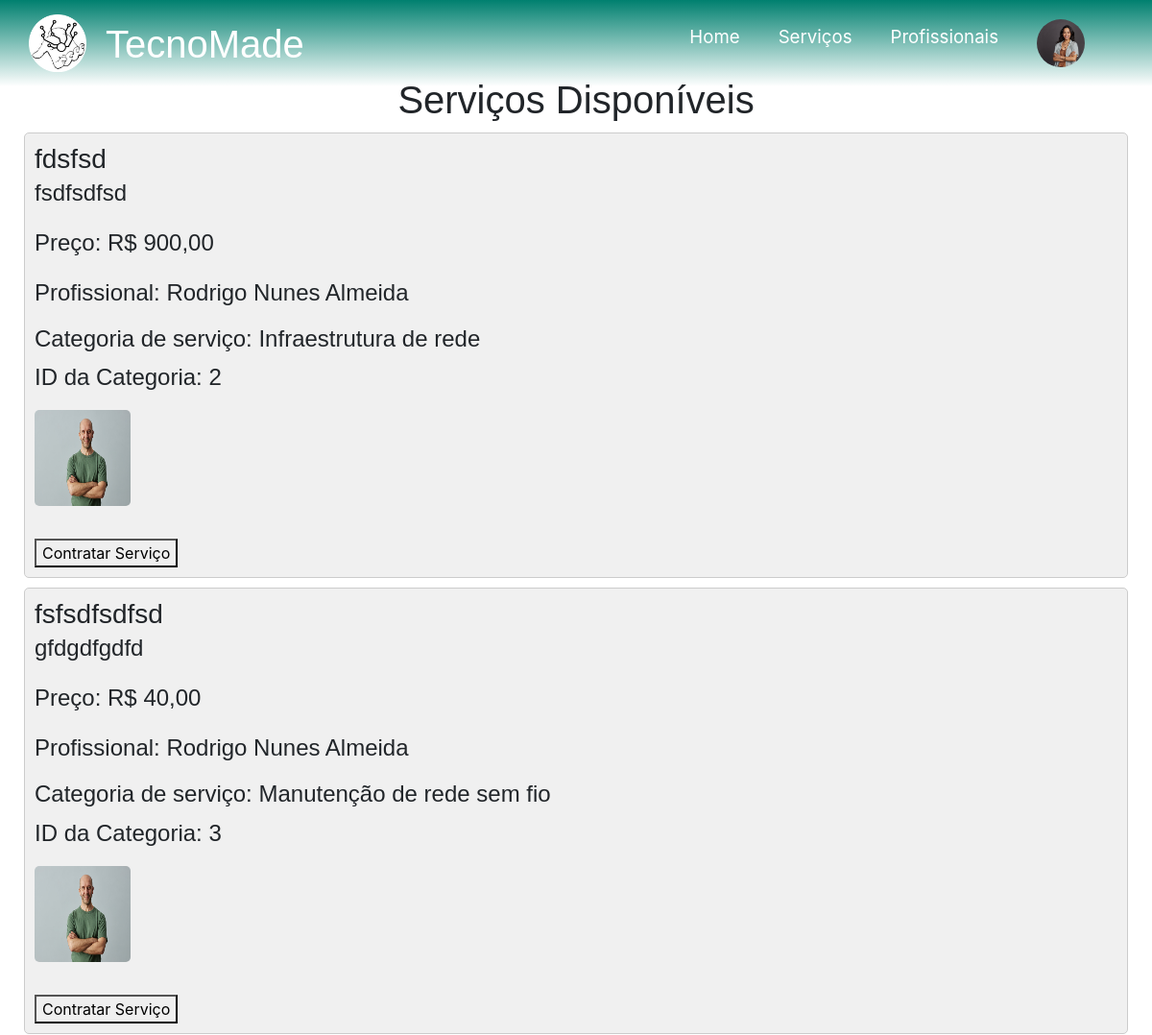
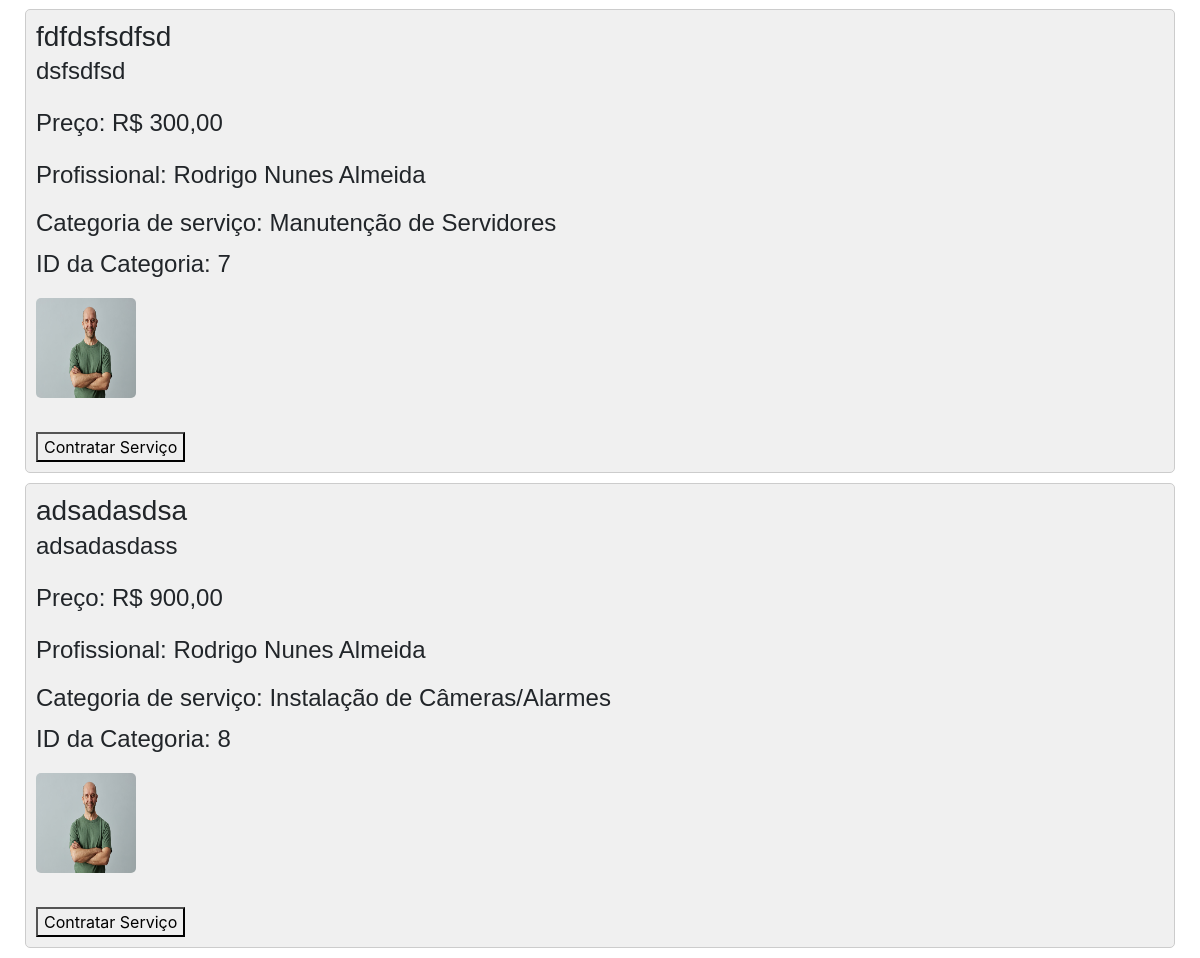
Screenshot of /services.php (signed in) with the database file from the repository (2 pictures, top to bottom).
### tables this page shows
CREATE TABLE `users` (
  `id_Usr` int(11) NOT NULL,
  `usrName` varchar(100) NOT NULL,
  `dtNasUsr` date NOT NULL,
  `email` varchar(100) NOT NULL,
  `gender` char(1) NOT NULL,
  `imgData` longblob NOT NULL,
  `imgName` varchar(255) NOT NULL,
  `celUsr` varchar(20) NOT NULL,
  `hashPass` varchar(255) NOT NULL,
  `cpf` varchar(14) NOT NULL
);

CREATE TABLE `services` (
  `id_Service` int(11) NOT NULL,
  `nomeService` varchar(60) NOT NULL,
  `descService` longtext NOT NULL,
  `vlrService` decimal(10,0) NOT NULL,
  `tempoEstimado` int(11) NOT NULL,
  `id_Pf` int(11) NOT NULL,
  `id_Cat` int(11) NOT NULL
);

CREATE TABLE `prof` (
  `id_Pf` int(11) NOT NULL,
  `pfName` varchar(100) NOT NULL,
  `dtNasPf` date NOT NULL,
  `email` varchar(100) NOT NULL,
  `celPf` varchar(20) NOT NULL,
  `gender` char(1) NOT NULL,
  `hashPass` varchar(255) NOT NULL,
  `cnpj` varchar(20) NOT NULL,
  `imgData` longblob NOT NULL,
  `imgName` varchar(255) NOT NULL,
  `categorias` varchar(20) DEFAULT NULL,
  `descPf` text NOT NULL,
  `avaliacao_media` float DEFAULT NULL
);

CREATE TABLE `categorias` (
  `id_Cat` int(11) NOT NULL,
  `nome` varchar(100) DEFAULT NULL
);

### services.php (the view, shortened to what this page needs)
<!DOCTYPE html>
<html lang="pt-br">
<head>
</head>
<body>
    <div class="services">
        <h1>Serviços Disponíveis</h1>
        <?php
        require_once 'connect.php';
        include_once 'navUsr.php';
        $sql = "SELECT services.*, prof.pfName, prof.imgName, categorias.nome AS catName
    FROM services
    INNER JOIN prof ON services.id_Pf = prof.id_Pf
    INNER JOIN categorias ON services.id_Cat = categorias.id_Cat";
        $result = $conn->query($sql);
        if ($result->num_rows > 0) {
            while ($row = $result->fetch_assoc()) {
                $valor =$row['vlrService'];
                $valor = substr($valor,0,-2);
                $valor = number_format($valor,2,',','.');
                echo "<div class='service'>";
                echo "<h3>{$row['nomeService']}</h3>";
                echo "<p>{$row['descService']}</p>";
                echo "<p>Preço: R$ {$valor}</p>";
                echo "<p>Profissional: {$row['pfName']}</p>";
                echo "<h4>Categoria de serviço: {$row['catName']}</h4>";
                echo "<p>ID da Categoria: {$row['id_Cat']}</p>";
                if($imgData = $row['imgName']){
                    $imgPf = 'upload/' . $row['imgName'];
                }
                echo "<img src='$imgPf' alt='Imagem do Profissional' class='imgPf'><br><br>";
                echo "<form action='contratService.php' method='post'>";
                echo "<button type='submit'>Contratar Serviço</button>";
                echo "</form>";
                echo "</div>";
            }
        } else {
            echo "Nenhum serviço disponível no momento.";
        }
        ?>
    </div>
</body>
</html>

### navUsr.php (shortened to what this page needs)
<?php
include("connect.php");
?>
<head>
  <link rel="stylesheet" href="./css/style_home.css">
  <link rel="stylesheet" href="https://stackpath.bootstrapcdn.com/bootstrap/4.3.1/css/bootstrap.min.css">
</head>
<div class="header cleafix">
  <div class="container_nav">
    <a class="backhome" href="homeUsr.php">
      <img src="./imgs/img_logo_white_and_black.png" class="logo" />
      <h1 class="title_nav">TecnoMade</h1>
    </a>
    <ul class="nav">
      <li><a href="homeUsr.php" class="nav-links">Home</a></li>
      <li><a href="services.php" class="nav-links">Serviços</a></li>
      <li><a href="prof.php" class="nav-links">Profissionais</a></li>
      <li class="nav-item dropdown">
        <a class="nav-link dropdown-toggle" role="button" data-bs-toggle="dropdown" aria-expanded="false">
        <?php
           $sql = "SELECT * FROM users WHERE id_Usr = $_SESSION[id_Usr]";
           $result = $conn->query($sql);
           if ($result->num_rows > 0) {
               $row = $result->fetch_assoc();
               if(!empty($row['imgName'])){
                $imgUsr = 'upload/' . $row['imgName'];
                echo"<img src='$imgUsr' class='imgNav' alt='Imagem do Profissional'>";
               }
           }
          ?>
      </a>
      </li>
    </ul>
  </div>
</div>

### css/style_home.css (style rules this page uses)
p { font-size: 18pt !important; font-family: "League Spartan", sans-serif; }
h1,h2,h3,h4 { font-family: "Josefin Sans", sans-serif; font-size: 36pt; }
img { user-select: auto; -webkit-user-select:none; -moz-user-select:none; -ms-user-select:none; }
body { background-color: #000000; padding: 0; margin: 0; box-sizing: border-box; }
.header { height: 80px; width: 100%; padding: 0px 20px; box-sizing: border-box; position: absolute; display: flex; flex-wrap: wrap; background-color: white; background: linear-gradient(0deg, transparent, rgb(0, 128, 111)); height: 90px; width: 100%; top: 0; left: 0; align-items: center; z-index: 9; transition: background-color 0.3s ease; }
.logo { display: block; width: 80px; height: 80px; float: left; padding: 10px; }
.title_nav { font-family: Arial, Helvetica, sans-serif; box-sizing: border-box; color: rgb(255, 255, 255); cursor: pointer; font-weight: 100; position: absolute; left:100px; top: 12px; padding: 10px; }
.nav { float: right; list-style: none; position: absolute; right: 30px; }
.nav li { float: left; }
.nav a { display: block; text-decoration: none; padding: 20px; font-size: 14pt; }
.nav-links,.nav-link { color: #ffffff; text-decoration: none; }
.nav-links::after, .nav-link::after { display: block; margin: 0 auto; margin-top: 5px; width: 0; height: 2px; background-color: rgb(255, 255, 255); content: ""; opacity: 0; -webkit-transition: width 0.6s, opacity 0.8s; -moz-transition: width 0.6s, opacity 0.8s; transition: width 0.6s, opacity 0.8s; }
h3, h2 { text-shadow: none !important; }

### services.php (style rules this page uses)
.services { margin: 80px 15px 0 15px; }
.services h1 { text-align: center; }
.service { background-color: #f0f0f0; border: 1px solid #ccc; border-radius: 5px; padding: 10px; margin: 10px; }
.service img { width: 100px; height: 100px; border-radius: 5px; margin-bottom: 10px; }
.service h3 { margin: 0; }

### navUsr.php (style rules this page uses)
.imgNav { width:50px; height: 50px; border-radius: 50%; object-fit: cover; padding: 0; margin-top: -5px; }

### rows the page displays
users: imgName (picture)
services: nomeService "fdsfsd", descService "fsdfsdfsd", vlrService "900,00", id_Pf.pfName "Rodrigo Nunes Almeida", id_Cat.nome "Infraestrutura de rede", id_Cat "2", id_Pf.imgName (picture)
services: nomeService "fsfsdfsdfsd", descService "gfdgdfgdfd", vlrService "40,00", id_Pf.pfName "Rodrigo Nunes Almeida", id_Cat.nome "Manutenção de rede sem fio", id_Cat "3", id_Pf.imgName (picture)
services: nomeService "fdfdsfsdfsd", descService "dsfsdfsd", vlrService "300,00", id_Pf.pfName "Rodrigo Nunes Almeida", id_Cat.nome "Manutenção de Servidores", id_Cat "7", id_Pf.imgName (picture)
services: nomeService "adsadasdsa", descService "adsadasdass", vlrService "900,00", id_Pf.pfName "Rodrigo Nunes Almeida", id_Cat.nome "Instalação de Câmeras/Alarmes", id_Cat "8", id_Pf.imgName (picture)
